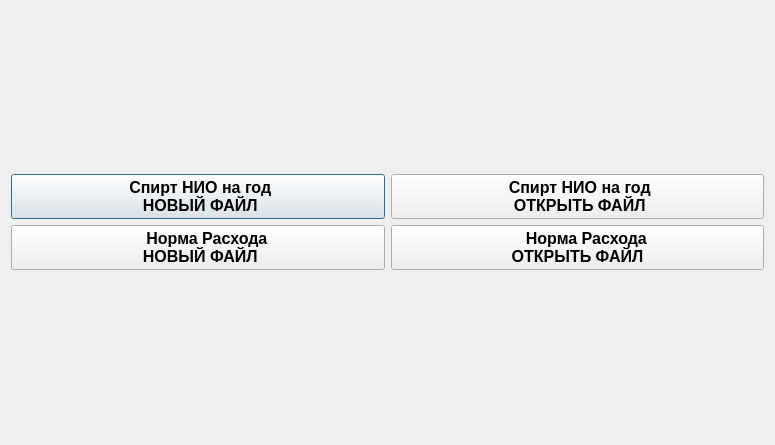
<?xml version="1.0" encoding="UTF-8"?>
<ui version="4.0">
 <class>Vybor_Documenta</class>
 <widget class="QDialog" name="Vybor_Documenta">
  <property name="geometry">
   <rect>
    <x>0</x>
    <y>0</y>
    <width>775</width>
    <height>445</height>
   </rect>
  </property>
  <property name="minimumSize">
   <size>
    <width>775</width>
    <height>445</height>
   </size>
  </property>
  <property name="maximumSize">
   <size>
    <width>775</width>
    <height>445</height>
   </size>
  </property>
  <property name="windowTitle">
   <string>Dialog</string>
  </property>
  <layout class="QVBoxLayout" name="verticalLayout">
   <item>
    <layout class="QVBoxLayout" name="verticalLayout_2">
     <item>
      <layout class="QHBoxLayout" name="horizontalLayout">
       <item>
        <widget class="QPushButton" name="pushBtnNioYearNew">
         <property name="font">
          <font>
           <pointsize>12</pointsize>
           <weight>75</weight>
           <bold>true</bold>
          </font>
         </property>
         <property name="text">
          <string> Спирт НИО на год    
     НОВЫЙ ФАЙЛ    </string>
         </property>
         <property name="icon">
          <iconset resource="res.qrc">
           <normaloff>:/img/img/spirt.jpg</normaloff>:/img/img/spirt.jpg</iconset>
         </property>
         <property name="iconSize">
          <size>
           <width>200</width>
           <height>200</height>
          </size>
         </property>
        </widget>
       </item>
       <item>
        <widget class="QPushButton" name="pushBtnNioYearOpen">
         <property name="font">
          <font>
           <pointsize>12</pointsize>
           <weight>75</weight>
           <bold>true</bold>
          </font>
         </property>
         <property name="text">
          <string> Спирт НИО на год  
   ОТКРЫТЬ ФАЙЛ  </string>
         </property>
         <property name="icon">
          <iconset resource="res.qrc">
           <normaloff>:/img/img/spirtOpens.jpg</normaloff>:/img/img/spirtOpens.jpg</iconset>
         </property>
         <property name="iconSize">
          <size>
           <width>200</width>
           <height>200</height>
          </size>
         </property>
         <property name="default">
          <bool>false</bool>
         </property>
         <property name="flat">
          <bool>false</bool>
         </property>
        </widget>
       </item>
      </layout>
     </item>
     <item>
      <layout class="QHBoxLayout" name="horizontalLayout_2">
       <item>
        <widget class="QPushButton" name="pushBtnNormaNew">
         <property name="font">
          <font>
           <pointsize>12</pointsize>
           <weight>75</weight>
           <bold>true</bold>
          </font>
         </property>
         <property name="text">
          <string>    Норма Расхода   
     НОВЫЙ ФАЙЛ    </string>
         </property>
         <property name="icon">
          <iconset resource="res.qrc">
           <normaloff>:/img/img/spirt3.jpg</normaloff>:/img/img/spirt3.jpg</iconset>
         </property>
         <property name="iconSize">
          <size>
           <width>200</width>
           <height>200</height>
          </size>
         </property>
        </widget>
       </item>
       <item>
        <widget class="QPushButton" name="pushBtnNormaOpen">
         <property name="font">
          <font>
           <pointsize>12</pointsize>
           <weight>75</weight>
           <bold>true</bold>
          </font>
         </property>
         <property name="text">
          <string>    Норма Расхода   
   ОТКРЫТЬ ФАЙЛ   </string>
         </property>
         <property name="icon">
          <iconset resource="res.qrc">
           <normaloff>:/img/img/spirt2.jpg</normaloff>:/img/img/spirt2.jpg</iconset>
         </property>
         <property name="iconSize">
          <size>
           <width>200</width>
           <height>200</height>
          </size>
         </property>
        </widget>
       </item>
      </layout>
     </item>
    </layout>
   </item>
  </layout>
 </widget>
 <resources>
  <include location="res.qrc"/>
 </resources>
 <connections/>
</ui>
